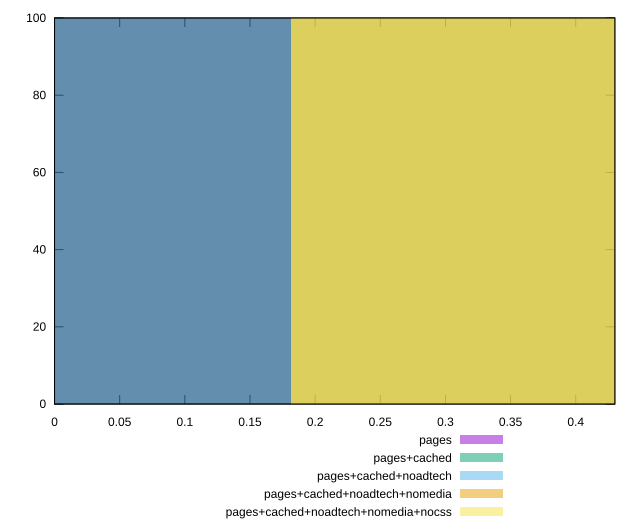

This chart was generated by the following gnuplot code:
reset

$pages <<EOF
0 100
EOF

$pagesCached <<EOF
0 100
EOF

$pagesCachedNoadtech <<EOF
0.36360237614474933 100
EOF

$pagesCachedNoadtechNomedia <<EOF
0.36360237614474933 100
EOF

$pagesCachedNoadtechNomediaNocss <<EOF
0.36360237614474933 100
EOF

set key outside below
set boxwidth 0.36360237614474933
set xrange [0:0.43]
set yrange [0:100]
set trange [0:100]
set style fill transparent solid 0.5 noborder
set terminal svg size 640, 530 enhanced background rgb 'white'
set output "report_00019_2021-02-10T18-14-37.922Z//uses-text-compression/comparison/histogram/all_score.svg"

plot $pages title "pages" with boxes, \
     $pagesCached title "pages+cached" with boxes, \
     $pagesCachedNoadtech title "pages+cached+noadtech" with boxes, \
     $pagesCachedNoadtechNomedia title "pages+cached+noadtech+nomedia" with boxes, \
     $pagesCachedNoadtechNomediaNocss title "pages+cached+noadtech+nomedia+nocss" with boxes

reset
